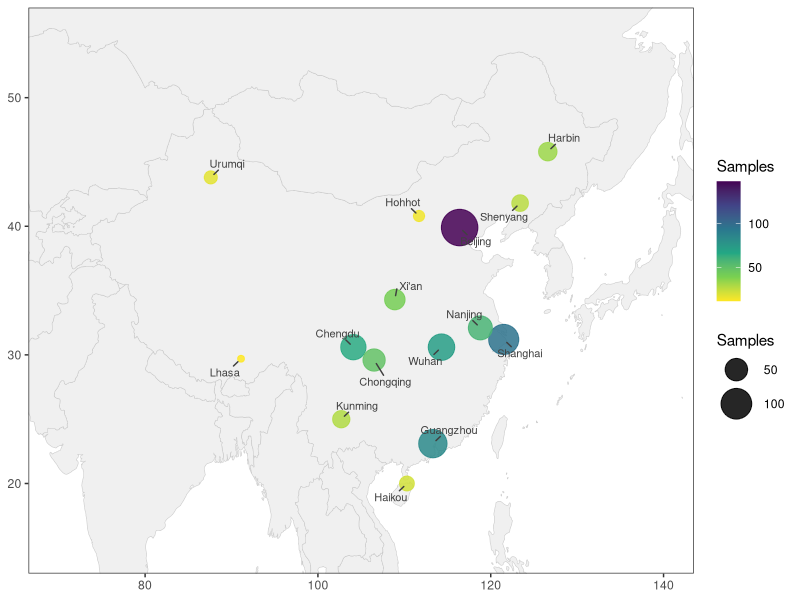
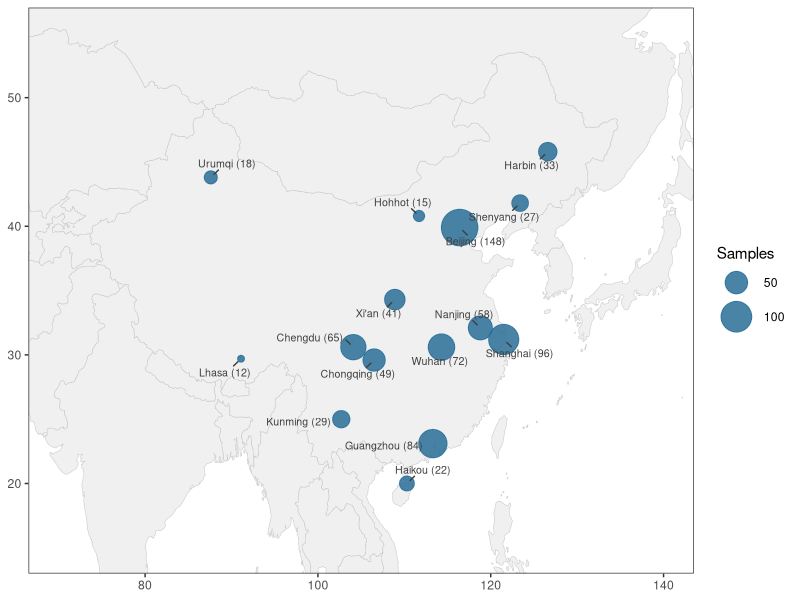
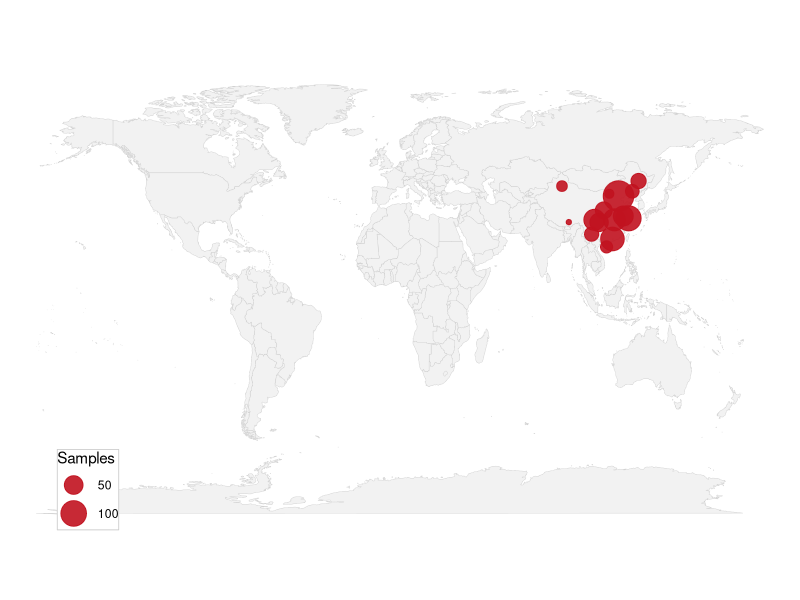

Reproduce these figures in R, in order.
## ---- chunk 1
# Installing necessary packages
if (!requireNamespace("tidyverse", quietly = TRUE)) {
  install.packages("tidyverse")
}
if (!requireNamespace("ggrepel", quietly = TRUE)) {
  install.packages("ggrepel")
}
if (!requireNamespace("maps", quietly = TRUE)) {
  install.packages("maps")
}

# Load packages
library(tidyverse)
library(ggrepel)
## ---- chunk 2
world_map <- ggplot2::map_data("world")

sampling_sites <- tribble(
  ~site,       ~lon,   ~lat,   ~n,
  "Beijing",   116.4,  39.9,   148,
  "Shanghai",  121.5,  31.2,    96,
  "Guangzhou", 113.3,  23.1,    84,
  "Wuhan",     114.3,  30.6,    72,
  "Chengdu",   104.1,  30.6,    65,
  "Xi'an",     108.9,  34.3,    41,
  "Harbin",    126.6,  45.8,    33,
  "Kunming",   102.7,  25.0,    29,
  "Lhasa",      91.1,  29.7,    12,
  "Urumqi",     87.6,  43.8,    18,
  "Shenyang",  123.4,  41.8,    27,
  "Nanjing",   118.8,  32.1,    58,
  "Chongqing", 106.5,  29.6,    49,
  "Hohhot",    111.7,  40.8,    15,
  "Haikou",    110.3,  20.0,    22)

head(sampling_sites, 3)
## ---- chunk 3
#| label: fig-1.1BasicSamplingMap
#| fig-cap: "基础采样地图"
#| out.width: "95%"
#| warning: false
#| message: false
#| fig-width: 9
#| fig-height: 6.5

ggplot() +
  geom_polygon(data = world_map, aes(long, lat, group = group),
               fill = "grey94", colour = "grey80", linewidth = .2) +
  geom_point(data = sampling_sites, aes(lon, lat, size = n, colour = n), alpha = .85) +
  geom_text_repel(data = sampling_sites, aes(lon, lat, label = site),
                  size = 2.8, colour = "grey25", min.segment.length = .2,
                  box.padding = .4, point.padding = .3) +
  scale_size_continuous(range = c(2, 12), name = "Samples") +
  scale_colour_viridis_c(option = "viridis", direction = -1, name = "Samples") +
  coord_cartesian(xlim = c(70, 140), ylim = c(15, 55)) +
  labs(x = NULL, y = NULL) +
  theme_bw(base_size = 11) +
  theme(panel.grid = element_blank())
## ---- chunk 4
#| label: fig-1.2LabelledSamplingMap
#| fig-cap: "计数写入标签的采样地图"
#| out.width: "95%"
#| warning: false
#| message: false
#| fig-width: 9
#| fig-height: 6.5

ggplot() +
  geom_polygon(data = world_map, aes(long, lat, group = group),
               fill = "grey94", colour = "grey80", linewidth = .2) +
  geom_point(data = sampling_sites, aes(lon, lat, size = n), colour = "#2a6f97", alpha = .85) +
  geom_text_repel(data = sampling_sites, aes(lon, lat, label = paste0(site, " (", n, ")")),
                  size = 2.7, colour = "grey25", min.segment.length = .2,
                  box.padding = .4, point.padding = .3) +
  scale_size_continuous(range = c(2, 12), name = "Samples") +
  coord_cartesian(xlim = c(70, 140), ylim = c(15, 55)) +
  labs(x = NULL, y = NULL) +
  theme_bw(base_size = 11) +
  theme(panel.grid = element_blank())
## ---- chunk 5
#| label: fig-1.3WorldSamplingMap
#| fig-cap: "世界视图的采样地图"
#| out.width: "95%"
#| warning: false
#| message: false
#| fig-width: 9
#| fig-height: 5.2

ggplot() +
  geom_polygon(data = world_map, aes(long, lat, group = group),
               fill = "grey95", colour = "grey82", linewidth = .15) +
  geom_point(data = sampling_sites, aes(lon, lat, size = n), colour = "#c1121f", alpha = .9) +
  scale_size_continuous(range = c(1.5, 10), name = "Samples") +
  coord_fixed(ratio = 1.3) +
  labs(x = NULL, y = NULL) +
  theme_void(base_size = 11) +
  theme(legend.position = c(0.11, 0.10),
        legend.background = element_rect(fill = "white", colour = "grey80", linewidth = .3))
